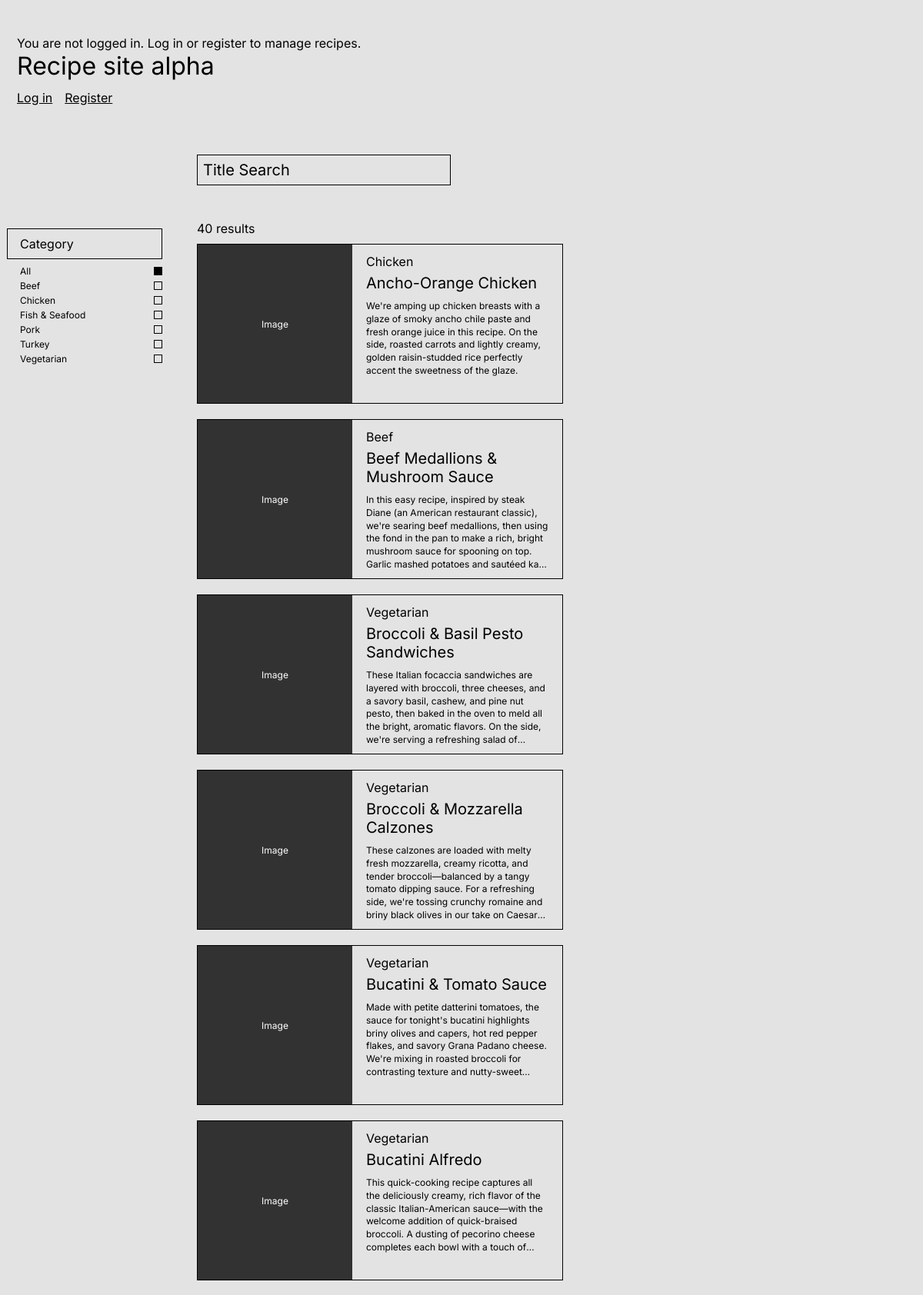
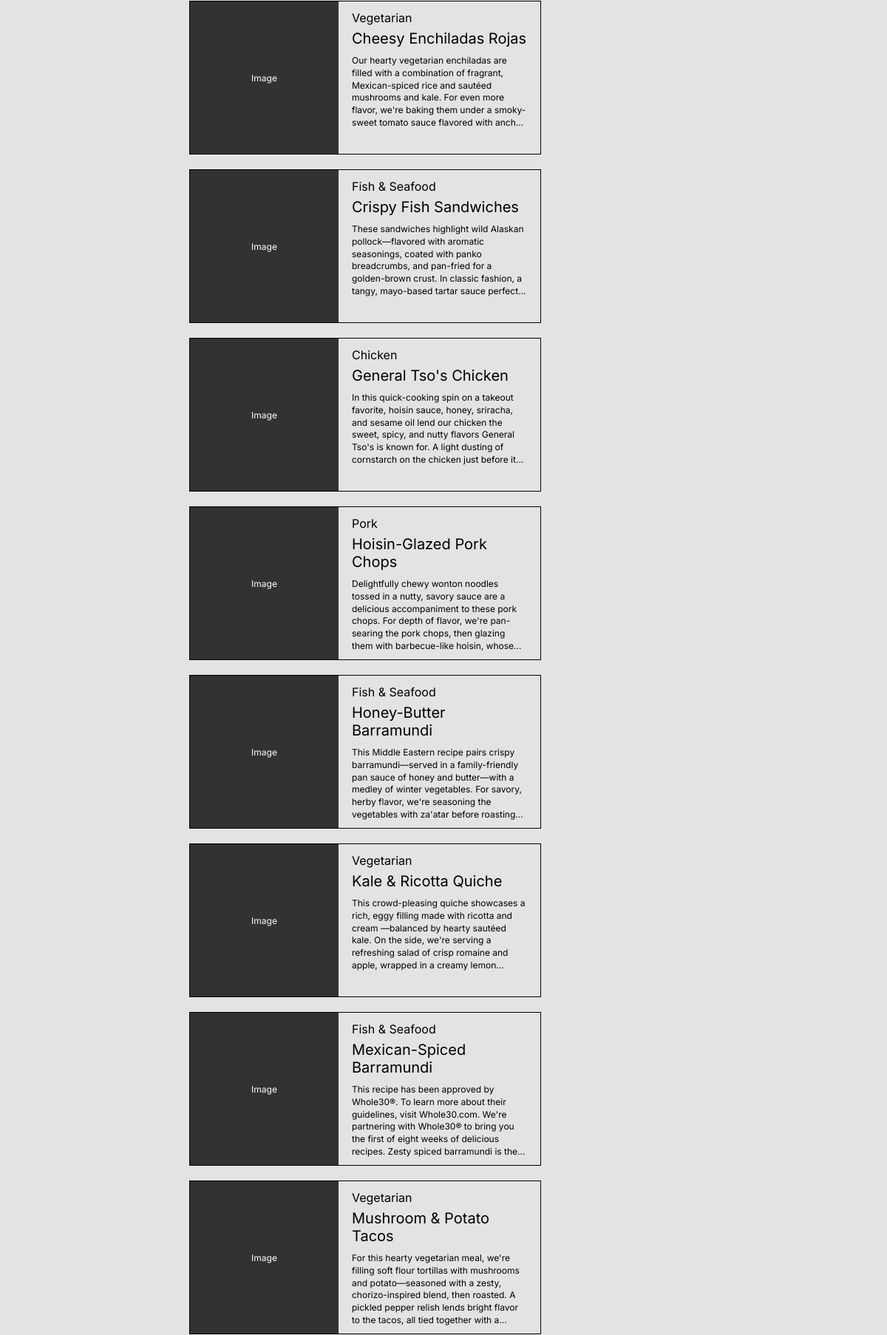
Page /beta/Beta/index.php (upper part) on the committed database (2 pictures, top to bottom).
### tables this page shows
CREATE TABLE `categories` (
  `id` int(11) NOT NULL AUTO_INCREMENT,
  `name` varchar(100) NOT NULL,
  PRIMARY KEY (`id`),
  UNIQUE KEY `uq_categories_name` (`name`)
);

CREATE TABLE `recipe_titles` (
  `recipe_id` int(11) NOT NULL,
  `title` varchar(255) NOT NULL,
  `slug` varchar(100) NOT NULL,
  `subtitle` varchar(255) DEFAULT NULL,
  PRIMARY KEY (`recipe_id`),
  UNIQUE KEY `uq_recipe_titles_slug` (`slug`),
  CONSTRAINT `fk_recipe_titles_recipe` FOREIGN KEY (`recipe_id`) REFERENCES `recipes` (`id`)
    ON DELETE CASCADE ON UPDATE CASCADE
);

CREATE TABLE `recipe_info` (
  `recipe_id` int(11) NOT NULL,
  `category_id` int(11) NOT NULL,
  `servings` tinyint(3) UNSIGNED NOT NULL,
  `description` text NOT NULL,
  `main_image` varchar(255) DEFAULT NULL,
  PRIMARY KEY (`recipe_id`),
  KEY `idx_recipe_info_category_id` (`category_id`),
  CONSTRAINT `fk_recipe_info_recipe` FOREIGN KEY (`recipe_id`) REFERENCES `recipes` (`id`)
    ON DELETE CASCADE ON UPDATE CASCADE,
  CONSTRAINT `fk_recipe_info_category` FOREIGN KEY (`category_id`) REFERENCES `categories` (`id`)
    ON DELETE RESTRICT ON UPDATE CASCADE
);

### assets/scripts/search.php (the view, shortened to what this page needs)
<?php
require_once __DIR__ . "/../database/config.php";
function searchRecipes(mysqli $connection, string $search, int $categoryId): array {
    $sql = "SELECT t.title, c.name AS category, i.description, i.main_image
            FROM recipes r
            JOIN recipe_titles t ON t.recipe_id = r.id
            JOIN recipe_info i ON i.recipe_id = r.id
            JOIN categories c ON c.id = i.category_id
            WHERE t.title LIKE ?
              AND (? = 0 OR i.category_id = ?)
            ORDER BY t.title";
    $like = "%" . $search . "%";
    $statement = mysqli_prepare($connection, $sql);
    mysqli_stmt_bind_param($statement, "sii", $like, $categoryId, $categoryId);
    mysqli_stmt_execute($statement);
    $result = mysqli_stmt_get_result($statement);
    $recipes = mysqli_fetch_all($result, MYSQLI_ASSOC);
    return $recipes;
}
$search = trim($_GET['q'] ?? '');
$categoryId = (int) ($_GET['category'] ?? 0);
$recipes = searchRecipes($connection, $search, $categoryId);
$count = count($recipes);
?>
<p class="result-count"><?= $count ?> <?= $count === 1 ? 'result' : 'results' ?></p>
<div class="card-grid">
    <?php foreach ($recipes as $recipe): ?>
        <article class="card">
            <div class="card-image">
                <span>Image</span>
            </div>
            <div class="card-text">
                <p class="card-category"><?= htmlspecialchars($recipe['category']) ?></p>
                <h2 class="card-name"><?= htmlspecialchars($recipe['title']) ?></h2>
                <p class="card-description"><?= htmlspecialchars($recipe['description']) ?></p>
            </div>
        </article>
    <?php endforeach; ?>
</div>

### beta/Beta/index.php (shortened to what this page needs)
<?php
require_once __DIR__ . "/../assets/database/config.php";
$currentUser = null;
function getCategories(mysqli $connection): array {
    $result = mysqli_query($connection, "SELECT id, name FROM categories ORDER BY name");
    return mysqli_fetch_all($result, MYSQLI_ASSOC);
}
$categories = getCategories($connection);
$searchText = trim($_GET['q'] ?? '');
$selectedCategory = (int) ($_GET['category'] ?? 0);
?>
<!DOCTYPE html>
<html lang="en">
<head>
    <link rel="stylesheet" href="../assets/styles/main.css">
</head>
<body>
    <?php if ($currentUser !== null): ?>
        <p class="auth-status">Welcome back, <?= htmlspecialchars($currentUser['email']) ?>! You are logged in.</p>
    <?php else: ?>
        <p class="auth-status">You are not logged in. Log in or register to manage recipes.</p>
    <?php endif; ?>
    <h1 class="site-title">Recipe site alpha</h1>
    <nav class="auth-links">
        <?php if ($currentUser !== null): ?>
            <a href="admin/index.php">Admin</a>
            <a href="logout.php">Log out</a>
        <?php else: ?>
            <a class="login-button" href="login.php">Log in</a>
            <a class="register-button" href="register.php">Register</a>
        <?php endif; ?>
    </nav>
    <form id="search-form" class="layout" method="get" data-search-url="../assets/scripts/search.php">
        <input class="search-bar" type="search" name="q" placeholder="Title Search"
               aria-label="Search recipes by title"
               value="<?= htmlspecialchars($searchText) ?>">
        <fieldset class="sidebar">
            <legend class="sidebar-heading">Category</legend>
            <label class="category-option">
                All
                <input type="radio" name="category" value="0" <?= $selectedCategory === 0 ? 'checked' : '' ?>>
            </label>
            <?php foreach ($categories as $category): ?>
                <label class="category-option">
                    <?= htmlspecialchars($category['name']) ?>
                    <input type="radio" name="category" value="<?= (int) $category['id'] ?>"
                        <?= $selectedCategory === (int) $category['id'] ? 'checked' : '' ?>>
                </label>
            <?php endforeach; ?>
        </fieldset>
        <section id="results" class="results" aria-live="polite">
            <?php
            include __DIR__ . "/../assets/scripts/search.php";
            ?>
        </section>
    </form>
</body>
</html>

### assets/styles/main.css (style rules this page uses)
* { box-sizing: border-box; }
body { margin: 0; padding: 34px 22px 40px 9px; background: #e3e3e3; color: #000; font-family: "Inter", Arial, sans-serif; }
h1, h2, p { margin: 0; font-weight: 400; }
.site-title { margin-left: 13px; font-size: 32px; }
.layout { display: grid; grid-template-columns: 202px 1fr; column-gap: 45px; margin-top: 64px; }
.search-bar { grid-column: 2; width: 330px; height: 40px; padding: 0 7px; border: 1px solid #000; background: transparent; font: inherit; font-size: 20px; }
.search-bar::placeholder { color: #000; }
.sidebar { grid-column: 1; grid-row: 2; min-width: 0; margin: 56px 0 0; padding: 0; border: 0; }
.sidebar-heading { width: 100%; height: 40px; margin: 0 0 8px; padding: 9px 16px; border: 1px solid #000; font-size: 16px; }
.category-option { display: flex; justify-content: space-between; align-items: center; padding-left: 17px; margin-bottom: 4px; font-size: 12px; cursor: pointer; }
.category-option input { appearance: none; width: 11px; height: 11px; margin: 0; border: 1px solid #000; cursor: pointer; }
.category-option input:checked { background: #000; }
.results { grid-column: 2; grid-row: 2; margin-top: 46px; }
.result-count { margin-bottom: 10px; font-size: 16px; }
.card-grid { display: grid; grid-template-columns: repeat(auto-fill, 476px); gap: 20px; }
.card { display: flex; width: 476px; height: 208px; border: 1px solid #000; overflow: hidden; }
.card-image { position: relative; flex: 0 0 201px; display: flex; align-items: center; justify-content: center; background: #323232; color: #fff; font-size: 12px; }
.card-text { flex: 1; min-width: 0; padding: 12px 18px; }
.card-category { font-size: 16px; }
.card-name { margin-top: 6px; font-size: 20px; line-height: 1.2; display: -webkit-box; -webkit-box-orient: vertical; -webkit-line-clamp: 2; line-clamp: 2; overflow: hidden; }
.card-description { margin-top: 10px; font-size: 12px; line-height: 1.4; display: -webkit-box; -webkit-box-orient: vertical; -webkit-line-clamp: 6; line-clamp: 6; overflow: hidden; }
.auth-links { display: flex; gap: 16px; margin: 12px 0 24px 13px; }
.auth-links a { color: #000; }
.auth-status { margin: 12px 0 0 13px; }

### rows in the picture
categories: name "Beef", category "☐ Beef"
categories: name "Chicken", category "☐ Chicken"
categories: name "Fish & Seafood", category "☐ Fish & Seafood"
categories: name "Pork", category "☐ Pork"
categories: name "Turkey", category "☐ Turkey"
categories: name "Vegetarian", category "☐ Vegetarian"
recipe_titles: categories.name "Chicken", title "Ancho-Orange Chicken", recipe_info.description "We're amping up chicken breasts with a glaze of smoky ancho chile paste and fresh orange juice in this recipe. On the side, roasted carrots and lightly creamy, golden raisin-studded rice perfectly accent the sweetness of the glaze."
recipe_titles: categories.name "Beef", title "Beef Medallions & Mushroom Sauce", recipe_info.description "In this easy recipe, inspired by steak Diane (an American restaurant classic), we're searing beef medallions, then using the fond in the pan to make a rich, bright mushroom sauce for spooning on top. Garlic mashed potatoes and sautéed…"
recipe_titles: categories.name "Vegetarian", title "Broccoli & Basil Pesto Sandwiches", recipe_info.description "These Italian focaccia sandwiches are layered with broccoli, three cheeses, and a savory basil, cashew, and pine nut pesto, then baked in the oven to meld all the bright, aromatic flavors. On the side, we're serving a refreshing salad…"
recipe_titles: categories.name "Vegetarian", title "Broccoli & Mozzarella Calzones", recipe_info.description "These calzones are loaded with melty fresh mozzarella, creamy ricotta, and tender broccoli—balanced by a tangy tomato dipping sauce. For a refreshing side, we're tossing crunchy romaine and briny black olives in our take on…"
recipe_titles: categories.name "Vegetarian", title "Bucatini & Tomato Sauce", recipe_info.description "Made with petite datterini tomatoes, the sauce for tonight's bucatini highlights briny olives and capers, hot red pepper flakes, and savory Grana Padano cheese. We're mixing in roasted broccoli for contrasting texture and…"
recipe_titles: categories.name "Vegetarian", title "Bucatini Alfredo", recipe_info.description "This quick-cooking recipe captures all the deliciously creamy, rich flavor of the classic Italian-American sauce—with the welcome addition of quick-braised broccoli. A dusting of pecorino cheese completes each bowl with a touch…"
recipe_titles: categories.name "Vegetarian", title "Cheesy Enchiladas Rojas", recipe_info.description "Our hearty vegetarian enchiladas are filled with a combination of fragrant, Mexican-spiced rice and sautéed mushrooms and kale. For even more flavor, we're baking them under a smoky-sweet tomato sauce flavored with…"
recipe_titles: categories.name "Fish & Seafood", title "Crispy Fish Sandwiches", recipe_info.description "These sandwiches highlight wild Alaskan pollock—flavored with aromatic seasonings, coated with panko breadcrumbs, and pan-fried for a golden-brown crust. In classic fashion, a tangy, mayo-based tartar sauce…"
recipe_titles: categories.name "Chicken", title "General Tso's Chicken", recipe_info.description "In this quick-cooking spin on a takeout favorite, hoisin sauce, honey, sriracha, and sesame oil lend our chicken the sweet, spicy, and nutty flavors General Tso's is known for. A light dusting of cornstarch on the chicken just before…"
recipe_titles: categories.name "Pork", title "Hoisin-Glazed Pork Chops", recipe_info.description "Delightfully chewy wonton noodles tossed in a nutty, savory sauce are a delicious accompaniment to these pork chops. For depth of flavor, we're pan-searing the pork chops, then glazing them with barbecue-like hoisin,…"
recipe_titles: categories.name "Fish & Seafood", title "Honey-Butter Barramundi", recipe_info.description "This Middle Eastern recipe pairs crispy barramundi—served in a family-friendly pan sauce of honey and butter—with a medley of winter vegetables. For savory, herby flavor, we're seasoning the vegetables with za'atar before…"
recipe_titles: categories.name "Vegetarian", title "Kale & Ricotta Quiche", recipe_info.description "This crowd-pleasing quiche showcases a rich, eggy filling made with ricotta and cream —balanced by hearty sautéed kale. On the side, we're serving a refreshing salad of crisp romaine and apple, wrapped in a creamy…"
recipe_titles: categories.name "Fish & Seafood", title "Mexican-Spiced Barramundi", recipe_info.description "This recipe has been approved by Whole30®. To learn more about their guidelines, visit Whole30.com. We're partnering with Whole30® to bring you the first of eight weeks of delicious recipes. Zesty spiced barramundi is…"
recipe_titles: categories.name "Vegetarian", title "Mushroom & Potato Tacos", recipe_info.description "For this hearty vegetarian meal, we're filling soft flour tortillas with mushrooms and potato—seasoned with a zesty, chorizo-inspired blend, then roasted. A pickled pepper relish lends bright flavor to the tacos, all tied together with…"

### other values in the picture
$count "40"
